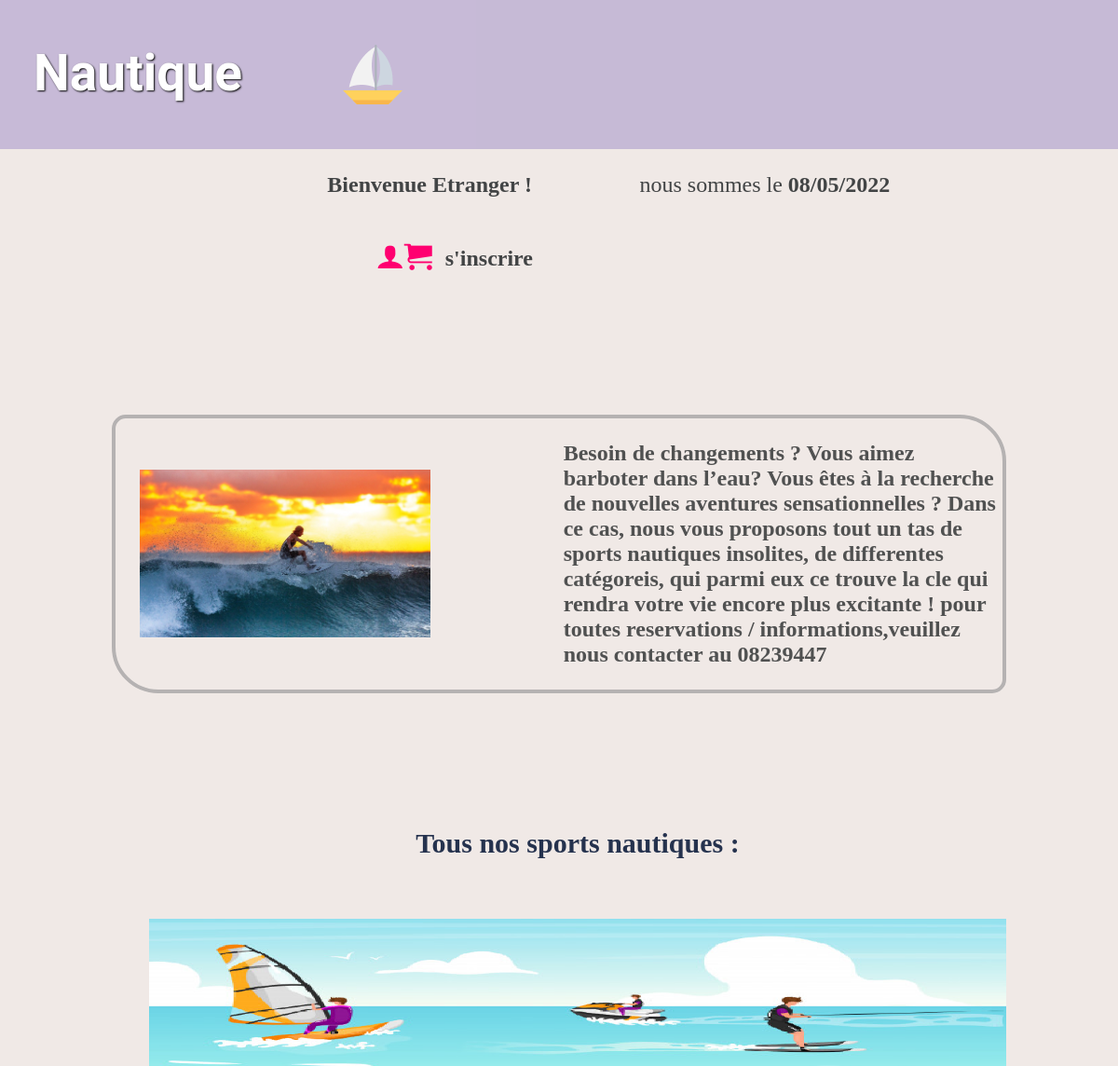
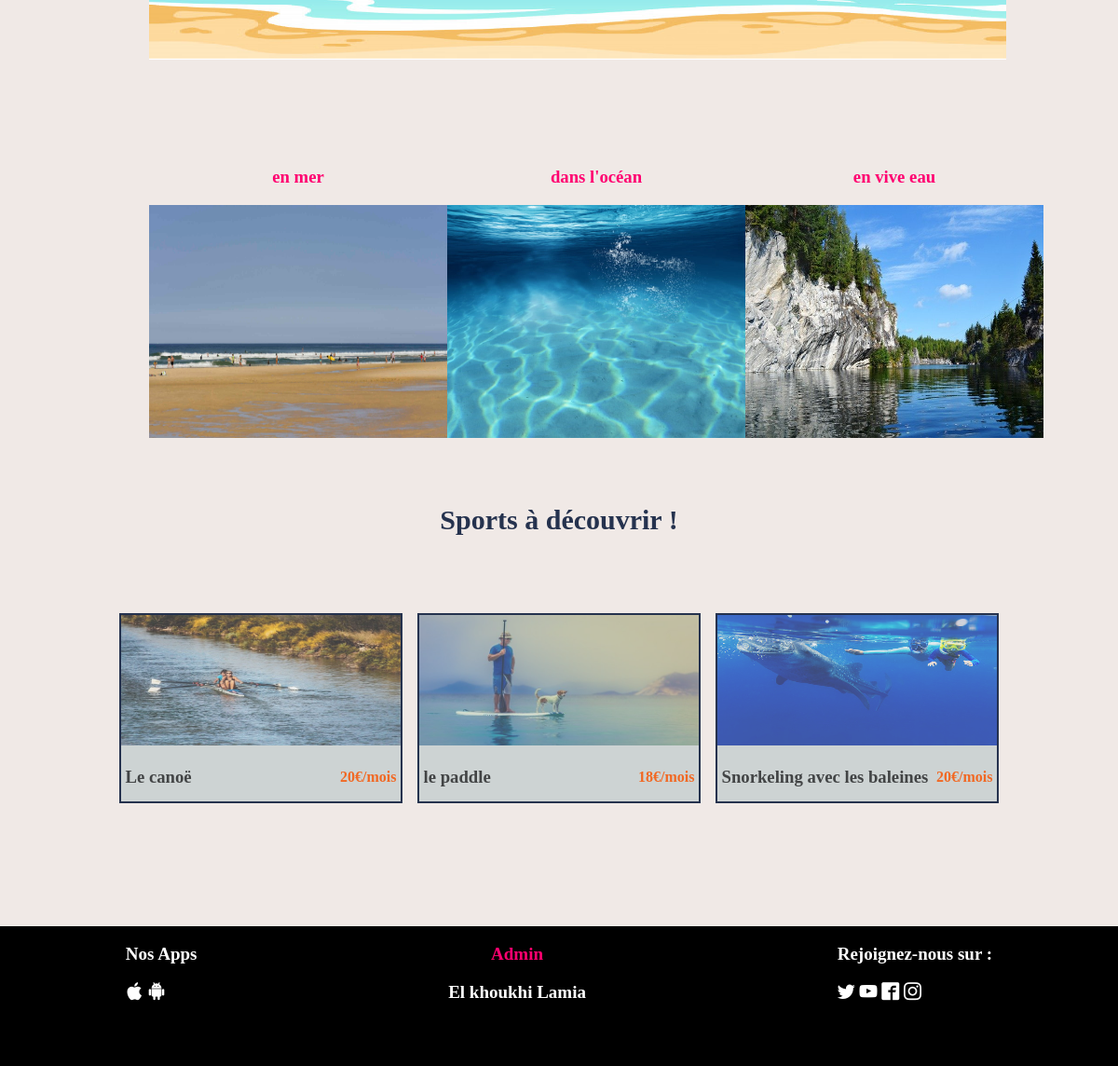
Page /pageAccueil.php on the committed database (2 pictures, top to bottom).
### tables this page shows
CREATE TABLE `sport_nautique` (
  `id_sport` int(11) NOT NULL,
  `id_categorie` int(11) NOT NULL,
  `nom` varchar(64) NOT NULL,
  `description` text NOT NULL,
  `prix` decimal(10,0) NOT NULL,
  `img` varchar(64) NOT NULL
);

### pageAccueil.php (the view, shortened to what this page needs)
<?php
$date=date('d/m/Y');
$connexion = connexionBd();
if(isset($_COOKIE['cookieCategorie'])) {
    if ($_COOKIE['cookieCategorie'] !== 'all') {
        $connexion = connexionBd();
        $numcategorie = $_COOKIE['cookieCategorie'];
        $requete = "SELECT * FROM sport_nautique where id_categorie=$numcategorie ORDER BY RAND() LIMIT 3 ";
        $resultat = $connexion->query($requete);
        $SportAuHasard = $resultat->fetchall(PDO::FETCH_OBJ);
    }
}else {
    $requete = "SELECT * FROM sport_nautique ORDER BY RAND() LIMIT 3";
    $resultat = $connexion->query($requete);
    $SportAuHasard = $resultat->fetchall(PDO::FETCH_OBJ);
}
?>
<!DOCTYPE html>
<html lang="en">
<head>
    <link href="css/styleSport.css" rel="stylesheet">
    <link href="icomoon/style.css" rel="stylesheet">
    <link href="icomoon2/style.css" rel="stylesheet">
    <link href="icomoon/icomoon1/style.css" rel="stylesheet">
</head>
<body>
<?php include('header.php');?>
<main>
    <section class="connexion">
        <?php if($_SESSION['id']==null):?>
        <p> <B>Bienvenue  Etranger  !</B></p>
        <?php else:?>
        <p> <B>Bienvenue <?=$_SESSION['nom']?></B></p>
        <?php endif;?>
        <p> nous sommes le <B><?=$date;?><B></p>
        <section class="icone">
            <?php if($_SESSION['id']==null):?>
                <a href="connexionCompte.php"> <span class="icon-user"></span></a>
                <a href="panier.php"><span class="icon-cart"></span></a>
                <a href="creationDeCompte.php"><p>s'inscrire</p></a>
            <?php else:?>
            <a href="monCompte.php?id=<?=$_SESSION['id']?>"> <span class="icon-user"></span></a>
            <a href="panier.php"><span class="icon-cart"></span></a>
                <a href="deconnexion.php"> <span class="icon-switch" ></span></a>
            <?php endif;?>
        </section>
    </section>
    <section id="maSection">
        <img id="img" style="height: 180px" src="img/sport.jpg"  >
        <p>
            <strong> Besoin de changements ?</strong>
            Vous aimez barboter dans l’eau? Vous êtes à la recherche de nouvelles aventures sensationnelles ? Dans ce cas, nous vous proposons                     tout un tas de sports nautiques insolites, de differentes catégoreis, qui parmi eux ce trouve la cle qui  rendra votre vie                             encore plus excitante !
            pour toutes <strong>reservations / informations</strong>,veuillez nous contacter au 08239447
        </p>
    </section>
    <nav id="menu-categorie">
        <ul>
            <h2 id="titreDestination"> Tous nos sports nautiques :</h2>
            <li class=""><a href="categorie.php?cat=all"><img  src="img/sports.png" id="imgCentre" ></a></li>
            <section id="imgs">
            <li class="menu"><a href="categorie.php?cat=1"><h3 style="text-align: center;">en mer</h3><img style="width: 320px;height: 250px" src="img/mer.jpg"  ></a></li>
            <li class="menu"><a href="categorie.php?cat=2"><h3 style="text-align: center;">dans l'océan</h3><img  style="width: 320px;height: 250px" src="img/ocean.jpg" ></a></li>
            <li class="menu"><a href="categorie.php?cat=3"><h3 style="text-align: center;">en vive eau</h3><img style="width: 320px;height: 250px" src="img/eau_vive.jpg"  ></a></li>
            </section>
        </ul>
    </nav>
    <h2 id="titreDestination"> Sports à découvrir !</h2>
    <div id="troisDestinations">
        <?php foreach ($SportAuHasard as $sport):?>
        <ul id="uneDestination">
            <a href="unSport.php?sport=<?=$sport->id_sport;?>">
                <li class="elementuneDestination">
                    <img src="<?=$sport->img?>"/>
                    <section>
                        <h3> <?=$sport->nom?></h3>
                        <strong><?=$sport->prix?>€/mois</strong>
                    </section>
                </li>
            </a>
        </ul>
        <?php endforeach;?>
    </div>
</main>
<?php include('footer.php');?>
</body>
</html>

### css/styleSport.css (style rules this page uses)
html,body { margin: 0; }
body { position: relative; margin: 0; padding: 0; background-color:#f0e9e6; height: 100%; }
a { color:#FF0070; text-decoration: none; }
main { background-color: #f0e9e6; margin-right: 7%; margin-left: 7%; padding: 3%; }
.icone { display: flex; flex-direction:row; padding: 3%; margin-left: 100%; font-size: 30px; color: #817d7d; }
.connexion { text-align: center; margin: 13%; display: flex; flex-wrap: wrap; justify-content: space-between ; }
.connexion p { color:#424445; text-shadow: none; }
#imgs { display: flex; flex-direction: row; }
.menu img { width: 90%; height: 80%; }
#img { margin-left: 2.7%; display: block; width: 150%; height: auto; }
#maSection { border:4px solid #b5b2b2; border-radius: 15px 50px; margin-bottom: 15%; }
main section { align-items: center; display:flex; justify-content:space-between; flex-direction: row; }
main section p { margin-left: 15%; color:#505151; text-shadow: black; font-size: 1.5rem; text-align: left; }
#titreDestination { text-align: center; margin:7%; font-size: 30px; color:#25324e; }
#uneDestination { border:2px solid #25324e; padding: 0; background-color: #cdd3d3; width: 300px; height: 200px; }
.elementuneDestination h3 { text-align: center; margin-left: 1.5%; color:#424445; }
.elementuneDestination strong { color:#f16823; margin-right: 1.5%; }
.elementuneDestination img { height: 140px; width: 300px; opacity:0.7; }
#troisDestinations { display: flex; flex-direction: row; justify-content: space-around; }
ul { list-style: none; }
#imgCentre { width: 100%; padding-bottom: 10%; }

### icomoon/style.css (style rules this page uses)
[class^="icon-"], [class*=" icon-"] { font-family: 'icomoon' !important; speak: never; font-style: normal; font-weight: normal; font-variant: normal; text-transform: none; line-height: 1; -webkit-font-smoothing: antialiased; -moz-osx-font-smoothing: grayscale; }
.icon-cart:before { content: "\e93a"; }

### icomoon2/style.css (style rules this page uses)
[class^="icon-"], [class*=" icon-"] { font-family: 'icomoon' !important; speak: never; font-style: normal; font-weight: normal; font-variant: normal; text-transform: none; line-height: 1; -webkit-font-smoothing: antialiased; -moz-osx-font-smoothing: grayscale; }
.icon-user:before { content: "\e971"; }

### icomoon/icomoon1/style.css (style rules this page uses)
[class^="icon-"], [class*=" icon-"] { font-family: 'icomoon' !important; speak: never; font-style: normal; font-weight: normal; font-variant: normal; text-transform: none; line-height: 1; -webkit-font-smoothing: antialiased; -moz-osx-font-smoothing: grayscale; }

### rows in the picture
sport_nautique: img (picture), nom "Le canoë", prix "20"
sport_nautique: img (picture), nom "le paddle", prix "18"
sport_nautique: img (picture), nom "Snorkeling avec les baleines", prix "20"
